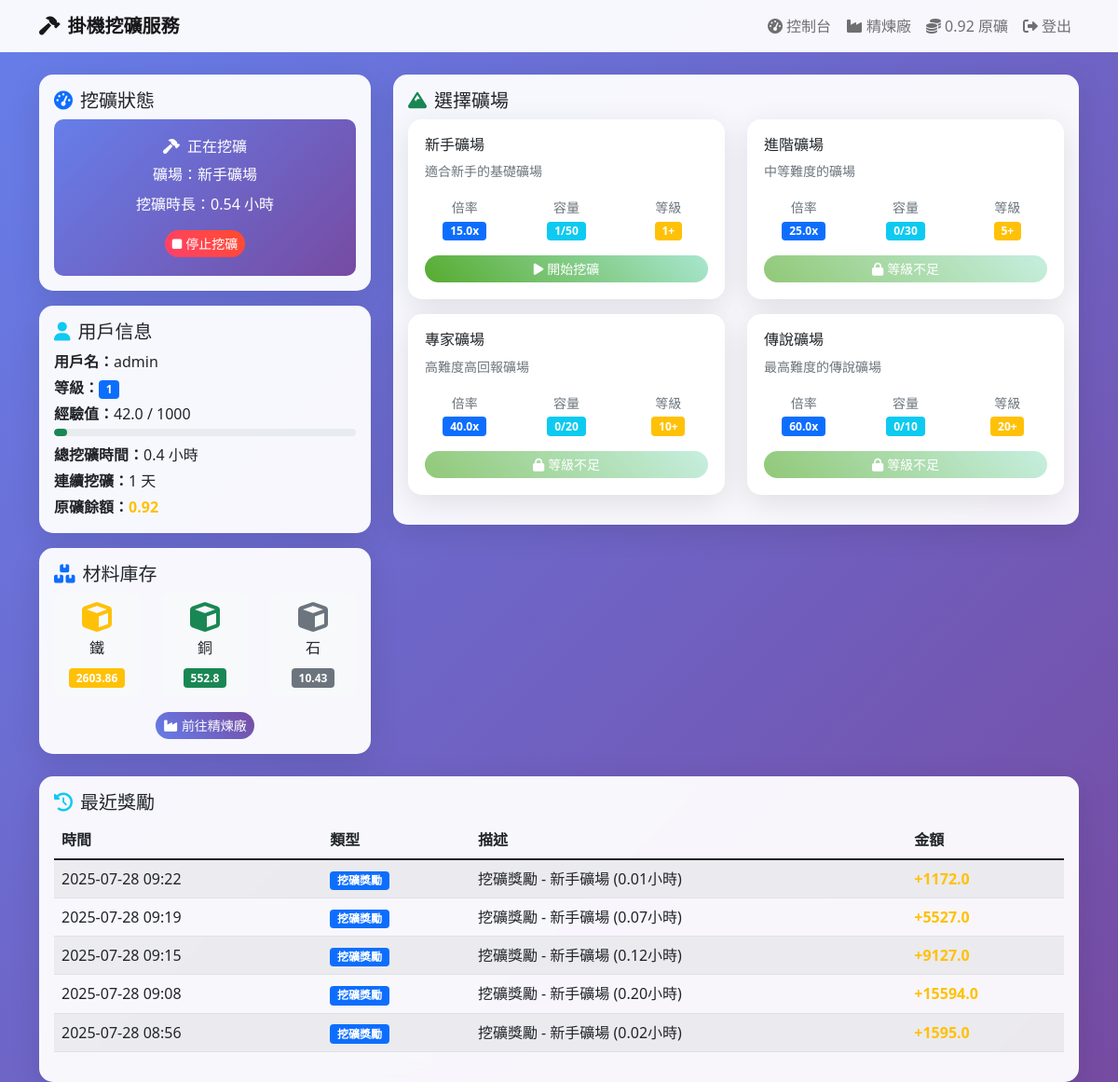
The page /dashboard (signed in) on the database its author committed.
### app.py (models this page shows)
class User(UserMixin, db.Model):
    id = db.Column(db.Integer, primary_key=True)
    username = db.Column(db.String(80), unique=True, nullable=False)
    email = db.Column(db.String(120), unique=True, nullable=False)
    password_hash = db.Column(db.String(120), nullable=False)
    created_at = db.Column(db.DateTime, default=datetime.utcnow)
    balance = db.Column(db.Float, default=0.0)  # 原礦餘額
    level = db.Column(db.Integer, default=1)  # 用戶等級
    experience = db.Column(db.Float, default=0.0)  # 經驗值
    total_mining_time = db.Column(db.Float, default=0.0)  # 總挖礦時間
    consecutive_mining_days = db.Column(db.Integer, default=0)  # 連續挖礦天數
    last_mining_date = db.Column(db.Date)  # 最後挖礦日期
    iron = db.Column(db.Float, default=0.0)  # 鐵
    copper = db.Column(db.Float, default=0.0)  # 銅
    stone = db.Column(db.Float, default=0.0)  # 石
    mining_sessions = db.relationship('MiningSession', backref='user', lazy=True)
    rewards = db.relationship('Reward', backref='user', lazy=True)
    refining_records = db.relationship('RefiningRecord', backref='user', lazy=True)

class Mine(db.Model):
    id = db.Column(db.Integer, primary_key=True)
    name = db.Column(db.String(100), nullable=False)
    description = db.Column(db.Text)
    base_reward_rate = db.Column(db.Float, default=1.0)  # 基礎獎勵倍率
    max_capacity = db.Column(db.Integer, default=100)  # 最大容量
    current_players = db.Column(db.Integer, default=0)  # 當前玩家數
    is_active = db.Column(db.Boolean, default=True)
    required_level = db.Column(db.Integer, default=1)  # 所需等級
    special_event_chance = db.Column(db.Float, default=0.05)  # 特殊事件機率
    mining_sessions = db.relationship('MiningSession', backref='mine', lazy=True)

class Reward(db.Model):
    id = db.Column(db.Integer, primary_key=True)
    user_id = db.Column(db.Integer, db.ForeignKey('user.id'), nullable=False)
    mine_id = db.Column(db.Integer, db.ForeignKey('mine.id'), nullable=False)
    amount = db.Column(db.Float, nullable=False)
    reward_time = db.Column(db.DateTime, default=datetime.utcnow)
    reward_type = db.Column(db.String(20), default='daily')  # daily, hourly, bonus, level_up
    description = db.Column(db.String(200))  # 獎勵描述
    mine = db.relationship('Mine', foreign_keys=[mine_id])

### app.py (the view)
@app.route('/dashboard')
@login_required
def dashboard():
    active_session = MiningSession.query.filter_by(
        user_id=current_user.id,
        is_active=True
    ).first()
    mines = Mine.query.filter_by(is_active=True).all()
    recent_rewards = Reward.query.filter_by(user_id=current_user.id).order_by(
        Reward.reward_time.desc()
    ).limit(10).all()
    refineries = Refinery.query.filter_by(is_active=True).all()
    materials = get_refining_materials()
    return render_template('dashboard.html',
                          active_session=active_session,
                          mines=mines,
                          recent_rewards=recent_rewards,
                          refineries=refineries,
                          materials=materials)

### app.py (called while the page is built)
@login_manager.user_loader
def load_user(user_id):
    return User.query.get(int(user_id))

def get_refining_materials():
    return Material.query.filter_by(is_active=True).all()

### templates/dashboard.html (shortened to what this page needs)
{% extends "base.html" %}
{% block content %}
<div class="row">
    <div class="col-md-4 mb-4">
        <div class="card">
            <div class="card-body">
                <h5 class="card-title">
                    <i class="fas fa-tachometer-alt text-primary me-2"></i>挖礦狀態
                </h5>
                <div id="mining-status">
                    {% if active_session %}
                        <div class="mining-status">
                            <h6 class="text-white">
                                <i class="fas fa-hammer me-2"></i>正在挖礦
                            </h6>
                            <p class="text-white mb-2">礦場：{{ active_session.mine.name }}</p>
                            <p class="text-white mb-3">挖礦時長：<span id="mining-duration">計算中...</span></p>
                            <button class="btn btn-danger btn-sm" onclick="stopMining()">
                                <i class="fas fa-stop me-1"></i>停止挖礦
                            </button>
                        </div>
                    {% else %}
                        <div class="text-center">
                            <i class="fas fa-pause-circle fa-3x text-muted mb-3"></i>
                            <p class="text-muted">目前沒有挖礦活動</p>
                            <p class="small text-muted">選擇下方礦場開始挖礦</p>
                        </div>
                    {% endif %}
                </div>
            </div>
        </div>
        <div class="card mt-3">
            <div class="card-body">
                <h5 class="card-title">
                    <i class="fas fa-user text-info me-2"></i>用戶信息
                </h5>
                <p class="mb-1"><strong>用戶名：</strong>{{ current_user.username }}</p>
                <p class="mb-1"><strong>等級：</strong><span class="badge bg-primary">{{ current_user.level }}</span></p>
                <p class="mb-1"><strong>經驗值：</strong>{{ current_user.experience|round(0) }} / {{ (current_user.level * 1000)|round(0) }}</p>
                <div class="progress mb-2" style="height: 8px;">
                    <div class="progress-bar bg-success" style="width: {{ (current_user.experience / (current_user.level * 1000)) * 100 }}%"></div>
                </div>
                <p class="mb-1"><strong>總挖礦時間：</strong>{{ current_user.total_mining_time|round(1) }} 小時</p>
                <p class="mb-1"><strong>連續挖礦：</strong>{{ current_user.consecutive_mining_days }} 天</p>
                <p class="mb-0"><strong>原礦餘額：</strong><span class="text-warning fw-bold">{{ current_user.balance|round(2) }}</span></p>
            </div>
        </div>
        <div class="card mt-3">
            <div class="card-body">
                <h5 class="card-title">
                    <i class="fas fa-boxes text-primary me-2"></i>材料庫存
                </h5>
                <div class="row">
                    <div class="col-4 text-center">
                        <div class="material-item">
                            <i class="fas fa-cube text-warning fa-2x mb-2"></i>
                            <h6>鐵</h6>
                            <span class="badge bg-warning">{{ current_user.iron|round(2) }}</span>
                        </div>
                    </div>
                    <div class="col-4 text-center">
                        <div class="material-item">
                            <i class="fas fa-cube text-success fa-2x mb-2"></i>
                            <h6>銅</h6>
                            <span class="badge bg-success">{{ current_user.copper|round(2) }}</span>
                        </div>
                    </div>
                    <div class="col-4 text-center">
                        <div class="material-item">
                            <i class="fas fa-cube text-secondary fa-2x mb-2"></i>
                            <h6>石</h6>
                            <span class="badge bg-secondary">{{ current_user.stone|round(2) }}</span>
                        </div>
                    </div>
                </div>
                <div class="text-center mt-3">
                    <a href="{{ url_for('refinery') }}" class="btn btn-primary btn-sm">
                        <i class="fas fa-industry me-1"></i>前往精煉廠
                    </a>
                </div>
            </div>
        </div>
    </div>
    <div class="col-md-8 mb-4">
        <div class="card">
            <div class="card-body">
                <h5 class="card-title">
                    <i class="fas fa-mountain text-success me-2"></i>選擇礦場
                </h5>
                <div class="row">
                    {% for mine in mines %}
                        <div class="col-md-6 mb-3">
                            <div class="card mine-card h-100">
                                <div class="card-body">
                                    <h6 class="card-title">{{ mine.name }}</h6>
                                    <p class="card-text small text-muted">{{ mine.description }}</p>
                                    <div class="mine-stats">
                                        <div class="row text-center">
                                            <div class="col-4">
                                                <small class="text-muted">倍率</small><br>
                                                <span class="badge bg-primary">{{ mine.base_reward_rate }}x</span>
                                            </div>
                                            <div class="col-4">
                                                <small class="text-muted">容量</small><br>
                                                <span class="badge bg-info">{{ mine.current_players }}/{{ mine.max_capacity }}</span>
                                            </div>
                                            <div class="col-4">
                                                <small class="text-muted">等級</small><br>
                                                <span class="badge bg-warning">{{ mine.required_level }}+</span>
                                            </div>
                                        </div>
                                    </div>
                                    <form method="POST" action="{{ url_for('start_mining') }}" class="mt-3">
                                        <button type="submit" class="btn btn-success btn-sm w-100"
                                                {% if mine.current_players >= mine.max_capacity or current_user.level < mine.required_level %}disabled{% endif %}>
                                            {% if mine.current_players >= mine.max_capacity %}
                                                <i class="fas fa-times me-1"></i>礦場已滿
                                            {% elif current_user.level < mine.required_level %}
                                                <i class="fas fa-lock me-1"></i>等級不足
                                            {% else %}
                                                <i class="fas fa-play me-1"></i>開始挖礦
                                            {% endif %}
                                        </button>
                                    </form>
                                </div>
                            </div>
                        </div>
                    {% endfor %}
                </div>
            </div>
        </div>
    </div>
</div>
<div class="row">
    <div class="col-12">
        <div class="card">
            <div class="card-body">
                <h5 class="card-title">
                    <i class="fas fa-history text-info me-2"></i>最近獎勵
                </h5>
                {% if recent_rewards %}
                    <div class="table-responsive">
                        <table class="table table-striped">
                            <thead>
                                <tr>
                                    <th>時間</th>
                                    <th>類型</th>
                                    <th>描述</th>
                                    <th>金額</th>
                                </tr>
                            </thead>
                            <tbody>
                                {% for reward in recent_rewards %}
                                <tr>
                                    <td>{{ reward.reward_time.strftime('%Y-%m-%d %H:%M') }}</td>
                                    <td>
                                        {% if reward.reward_type == 'hourly' %}
                                            <span class="badge bg-primary">挖礦獎勵</span>
                                        {% elif reward.reward_type == 'level_up' %}
                                            <span class="badge bg-success">等級提升</span>
                                        {% else %}
                                            <span class="badge bg-info">{{ reward.reward_type }}</span>
                                        {% endif %}
                                    </td>
                                    <td>{{ reward.description }}</td>
                                    <td class="text-warning fw-bold">+{{ reward.amount|round(0) }}</td>
                                </tr>
                                {% endfor %}
                            </tbody>
                        </table>
                    </div>
                {% else %}
                    <div class="text-center text-muted py-4">
                        <i class="fas fa-inbox fa-3x mb-3"></i>
                        <p>暫無獎勵記錄</p>
                        <p class="small">開始挖礦來獲得獎勵吧！</p>
                    </div>
                {% endif %}
            </div>
        </div>
    </div>
</div>
{% endblock %}

### templates/base.html (shortened to what this page needs)
<!DOCTYPE html>
<html lang="zh-TW">
<head>
    <link href="https://cdn.jsdelivr.net/npm/bootstrap@5.1.3/dist/css/bootstrap.min.css" rel="stylesheet">
    <link href="https://cdnjs.cloudflare.com/ajax/libs/font-awesome/6.0.0/css/all.min.css" rel="stylesheet">
</head>
<body>
    <nav class="navbar navbar-expand-lg navbar-light">
        <div class="container">
            <a class="navbar-brand fw-bold" href="{{ url_for('index') }}">
                <i class="fas fa-hammer me-2"></i>掛機挖礦服務
            </a>
            <div class="collapse navbar-collapse" id="navbarNav">
                <ul class="navbar-nav ms-auto">
                    {% if current_user.is_authenticated %}
                        <li class="nav-item">
                            <a class="nav-link" href="{{ url_for('dashboard') }}">
                                <i class="fas fa-tachometer-alt me-1"></i>控制台
                            </a>
                        </li>
                        <li class="nav-item">
                            <a class="nav-link" href="{{ url_for('refinery') }}">
                                <i class="fas fa-industry me-1"></i>精煉廠
                            </a>
                        </li>
                        <li class="nav-item">
                            <span class="nav-link">
                                <i class="fas fa-coins me-1"></i>{{ current_user.balance|round(2) }} 原礦
                            </span>
                        </li>
                        <li class="nav-item">
                            <a class="nav-link" href="{{ url_for('logout') }}">
                                <i class="fas fa-sign-out-alt me-1"></i>登出
                            </a>
                        </li>
                    {% endif %}
                </ul>
            </div>
        </div>
    </nav>
    <div class="container mt-4">
        {% block content %}{% endblock %}
    </div>
</body>
</html>

### templates/base.html (style rules this page uses)
body { background: linear-gradient(135deg, #667eea 0%, #764ba2 100%); min-height: 100vh; }
.navbar { background: rgba(255, 255, 255, 0.95) !important; backdrop-filter: blur(10px); }
.card { background: rgba(255, 255, 255, 0.95); backdrop-filter: blur(10px); border: none; border-radius: 15px; box-shadow: 0 8px 32px rgba(0, 0, 0, 0.1); }
.btn-primary { background: linear-gradient(45deg, #667eea, #764ba2); border: none; border-radius: 25px; }
.btn-success { background: linear-gradient(45deg, #56ab2f, #a8e6cf); border: none; border-radius: 25px; }
.btn-danger { background: linear-gradient(45deg, #ff416c, #ff4b2b); border: none; border-radius: 25px; }
.mine-card { transition: transform 0.3s ease; }
.mining-status { background: linear-gradient(45deg, #ffd89b, #19547b); color: white; border-radius: 15px; padding: 20px; }

### templates/dashboard.html (style rules this page uses)
.mining-status { background: linear-gradient(135deg, #667eea 0%, #764ba2 100%); color: white; padding: 20px; border-radius: 10px; text-align: center; }
.mine-card { transition: all 0.3s ease; border: 2px solid transparent; }
.mine-stats { margin: 15px 0; }
.material-item { padding: 10px; border-radius: 8px; background: #f8f9fa; transition: all 0.3s ease; }
.progress { height: 8px; border-radius: 4px; }
.progress-bar { border-radius: 4px; }

### rows shown on the page
User: balance "0.92", username "admin", level "1", experience "42.0", (current_user.level*1000)|round(0) "1000", total_mining_time "0.4", consecutive_mining_days "1", iron "2603.86", copper "552.8", stone "10.43"
Mine: mine.name "新手礦場", name "新手礦場", description "適合新手的基礎礦場", base_reward_rate "15.0", current_players "1", max_capacity "50", required_level "1", shows "開始挖礦"
Mine: name "進階礦場", description "中等難度的礦場", base_reward_rate "25.0", current_players "0", max_capacity "30", required_level "5", shows "等級不足"
Mine: name "專家礦場", description "高難度高回報礦場", base_reward_rate "40.0", current_players "0", max_capacity "20", required_level "10", shows "等級不足"
Mine: name "傳說礦場", description "最高難度的傳說礦場", base_reward_rate "60.0", current_players "0", max_capacity "10", required_level "20", shows "等級不足"
Reward: reward_time "2025-07-28 09:22", reward_type "挖礦獎勵", description "挖礦獎勵 - 新手礦場 (0.01小時)", amount "1172.0"
Reward: reward_time "2025-07-28 09:19", reward_type "挖礦獎勵", description "挖礦獎勵 - 新手礦場 (0.07小時)", amount "5527.0"
Reward: reward_time "2025-07-28 09:15", reward_type "挖礦獎勵", description "挖礦獎勵 - 新手礦場 (0.12小時)", amount "9127.0"
Reward: reward_time "2025-07-28 09:08", reward_type "挖礦獎勵", description "挖礦獎勵 - 新手礦場 (0.20小時)", amount "15594.0"
Reward: reward_time "2025-07-28 08:56", reward_type "挖礦獎勵", description "挖礦獎勵 - 新手礦場 (0.02小時)", amount "1595.0"
